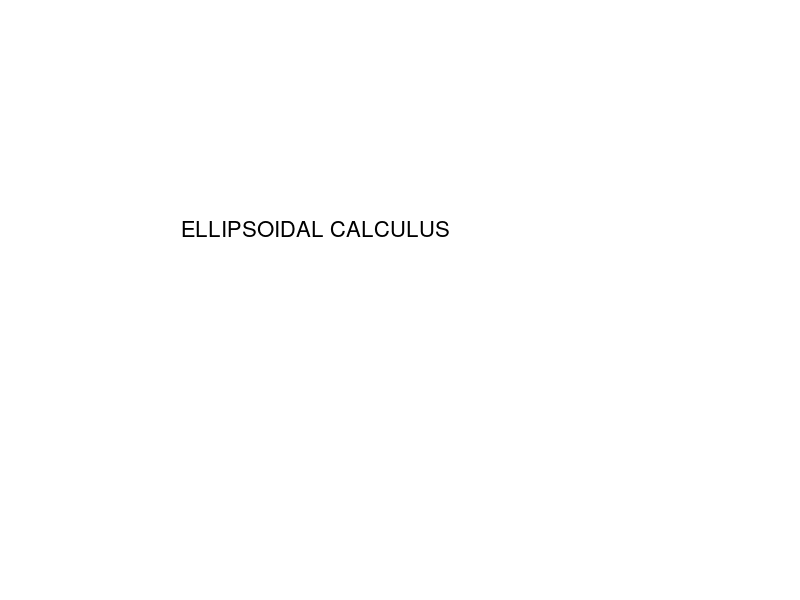

MATLAB code to generate this figure: (Note: this script raises an error after producing the figure.)
%% 
% This demo presents functions for ellipsoid manipulaton:
% 
%   - Creation of ellipsoid objects;
%   - Basic operations;
%   - Intersections, geometric sums and differences;
%   - Visualization;
%   - Accessing internal information of ellipsoid object;
%   - Ellipsoids and hyperplanes.
cla; axis([-4 4 -2 2]);
axis([-4 4 -2 2]); grid off; axis off;
text(-3, 0.5, 'ELLIPSOIDAL CALCULUS', 'FontSize', 16);
%% 
% Ellipsoid E in R^n is defined by its center, vector q in R^n,
% and symmetric positive semi-definite matrix Q in R^(nxn):
% 
%      E(q, Q) = { x in R^n | <(x - q), Q^(-1)(x - q)> }.
% 
% 
% The support function of ellipsoid E(q, Q):
% 
%      rho(l | E(q, Q)) = <q, l> + sqrt(<l, Ql>).

%% 
% We create two ellipsoids, the second one is centered at the origin:
% 
% >> E = ellipsoid([2; -1], [2 -1; -1 1]);
% >> E0 = ellipsoid([1 0; 0 4]);
% >> plot(E0, E, 'b'); grid on;
% 
% Created ellipsoids are plotted on your screen.
E = ellipsoid([2; -1], [2 -1; -1 1]);
E0 = ellipsoid([1 0; 0 4]);
plot(E0, E, 'b'); grid on;
%% 
% Ellipsoids can be concatenated into arrays:
% 
% >> E1 = 2*ell_unitball(2) + [2; 2];
% >> EA = [E0 E1; E ellipsoid([-1.5; 1], 3*eye(2))];
% 
% Most functions dealing with ellipsoids can be used for ellipsoidal arrays as well as for single ellipsoids.
% 
% >> plot(EA); grid on;
% 
% plots ellipsoids in the array EA.
E1 = 2*ell_unitball(2) + [2; 2];
EA = [E0 E1; E ellipsoid([-1.5; 1], 3*eye(2))];
plot(EA); grid on;
%% 
% Subindexing should be used to access individual ellipsoids stored in the array EA:
% 
% >> Z = EA(:, 1);
% >> plot(Z, 'r', EA(2, 2), 'b'); grid on;
% 
% plots ellipsoids in the first column of the array EA (red), and one ellipsoid in position (2, 2) of this array (blue).
plot(EA(:, 1), 'r', EA(2, 2), 'b'); grid on;
%% 
% Affine transformation can be applied to ellipsoids:
% 
% >> A = [0.5 -1; 0 1];
% >> b = [3; 0];
% >> W = A * Z + b;
% >> plot(Z, 'b', W, 'r'); grid on;
% 
% plots ellipsoids in the array Z (blue), and these ellipsoids after affine transformation (red).
A = [0.5 -1; 0 1]; b = [3; 0];
W = A*EA(:, 1) + b; plot(EA(:, 1), 'b', W, 'r'); grid on;
%% 
% It is possible to modify only shape matrix of the ellipsoid leaving its center as is:
% 
% >> E = shape(EA(2, 2), A);
% >> plot(E, EA(2, 2), 'b'); grid on;
% 
% plots original ellipsoid (blue) and the one with modified shape matrix (red).
plot(shape(EA(2, 2), A), EA(2, 2), 'b'); grid on;
%% 
% Inverted ellipsoid is obtained by inverting the shape matrix of the original ellipsoid. In case the original ellipsoid is centered at the origin, the inverted ellipsoid is its polar ellipsoid.
% 
% >> Ei = inv(E);
% >> plot(Ei, E, 'b'); grid on;
% 
% plots original (blue) and the inverted (red) ellipsoids.
plot(E, inv(E), 'b'); grid on;
%% 
% The polar set for an ellipsoid that contains the origin in its interior is also an ellipsoid:
% 
% >> E = ellipsoid([-1; 1], [4 -2; -2 2]);
% >> P = polar(E);
% >> plot(P, E, 'b'); grid on;
% 
% plots original (blue) and the polar (red) ellipsoids.
% 
% Notice that the polar set to the ellipsoid P is the original ellipsoid E:
% 
% >> polar(P) == E
% 
% ans =
% 
%      1
W = ellipsoid([-1; 1], [4 -2; -2 2]); plot(polar(W), W, 'b'); grid on;
%% 
% Overloaded operators '>' and '<':
% 
% >> E1 = ellipsoid([15; 0], [49 -12; -12 10]);
% >> E2 = ellipsoid([9; 3], [9 2; 2 4]);
% >> (E1 > E2) & (E2 < E1)
% 
% ans =
% 
%      1
% 
% >> plot(E1, 'b', E2, 'g', move2origin([E1 E2]), 'r'); grid on;
% 
% Ellipsoid E1 (blue) is "bigger" than ellipsoid E2 (green) if when both are moved to the origin (red), E2 is contained inside E1.
% 
% 
% Overloaded operator '==' checks if two ellipsoids are equal:
% 
% >> E1 == E1
% 
% ans =
% 
%      1
E1 = ellipsoid([15; 0], [49 -12; -12 10]);
E2 = ellipsoid([9; 3], [9 2; 2 4]);
plot(E1, 'b', E2, 'g', move2origin([E1 E2]), 'r'); grid on;
%% 
% It can be checked if given ellipsoid intersects the intersection of ellipsoids in the given array:
% 
% >> E = ellipsoid([1.5; 1], [2 -1; -1 1]);
% >> plot(E, EA, 'b'); grid on;
% >> intersect(EA, E, 'i')
% 
% ans =
% 
%      -1
% 
% Result -1 means that the intersection of ellipsoids in the array EA (blue) is empty. Thus, ellipsoid E (red) cannot intersect the intersection of ellipsoids in EA.
E = ellipsoid([1.5; 1], [2 -1; -1 1]);
plot(E, EA, 'b'); grid on;
%% 
% Check if ellipsoid E intersects the intersection of two ellipsoids forming the first column of the array EA:
% 
% >> plot(E, EA(:, 1), 'b'); grid on;
% >> intersect(EA(:, 1), E, 'i')
% 
% ans =
% 
%      0
% 
% 0 means negative result, which is confirmed by the plot.
plot(E, EA(:, 1), 'b'); grid on;
%% 
% Check if ellipsoid E intersects the intersection of two ellipsoids forming the first row of the array EA:
% 
% >> plot(E, EA(1, :), 'b'); grid on;
% >> intersect(EA(1, :), E, 'i')
% 
% ans =
% 
%      1
% 
% 1 means positive result, which is confirmed by the plot.
% 
% See also help for ELLIPSOID/DISTANCE function.
plot(E, EA(1, :), 'b'); grid on;
%% 
% If two ellipsoids (red) intersect, minimal volume external (blue) and maximal by inclusion internal (green) ellipsoidal approximations of the intersection can be computed:
% 
% >> E1 = ellipsoid([2; 2], [4 -3; -3 9]);
% >> E2 = ellipsoid([1; 1], [4 2; 2 5]);
% >> Ie = intersection_ea(E1, E2);
% >> Ii = intersection_ia(E1, E2);
% >> plot([E1 E2], 'r', Ie, 'b', Ii, 'g'); grid on;
E1 = ellipsoid([2; 2], [4 -3; -3 9]);
E2 = ellipsoid([1; 1], [4 2; 2 5]);
Ie = intersection_ea(E1, E2);
Ii = intersection_ia(E1, E2);
plot([E1 E2], 'r', Ie, 'b', Ii, 'g'); grid on;
%% 
% For given set of points in R^n the minimum volume ellipsoid that contains these points can be computed:
% 
% >> V = rand(2, 7);  % 7 random points in R^2
% >> E = ell_enclose(V);
% >> ell_plot(V, 'b*'); hold on;
% >> plot(E, 'r'); grid on
RV = rand(2, 7); ell_plot(RV, 'b*'); grid on; hold on;
plot(ell_enclose(RV), 'r'); hold off;
%% 
% For two or more ellipsoids in R^n the minimum volume ellipsoid that contains the union of these ellipsoids can be computed:
% 
% >> EU = ellunion_ea(EA);
% >> plot(EA, 'b', EU, 'r'); grid on;
EU = ellunion_ea(EA); plot(EA, 'b', EU, 'r'); grid on;
%% 
% For two or more ellipsoids in R, R^2 and R^3, their geometric (Minkowski) sum can be plotted:
% 
% 
% >> minksum(EA, 'showAll',true); grid on;
% 
% plots geometric sum (red) of the ellipsoids in array EA (black).
minksum(EA, 'showAll',true); grid on;
%% 
% For two or more ellipsoids of arbitrary dimension, their geometric sum can be approximated by tight external and tight internal ellipsoids. Tight ellipsoids are computed for given directions.
% 
% >> L  = [1 0; 1 1; 0 1; -1 1]';
% >> EE = minksum_ea(EA, L); IE = minksum_ia(EA, L);
% >> plot(EE, 'b', IE, 'g'); grid on; hold on; 
% >> minksum(EA);
% 
% plots geometric sum (red) of the ellipsoids in array EA, its external (blue) and internal (green) ellipsoidal approximations for directions specified by matrix L.
L  = [1 0; 1 1; 0 1; -1 1]';
EE = minksum_ea(EA, L); IE = minksum_ia(EA, L);
plot(EE, 'b', IE, 'g'); grid on; hold on; minksum(EA); hold off;
%% 
% For two single ellipsoids E1 and E2 in R, R^2 and R^3, such that E1 > E2, their geometric (Minkowski) difference can be plotted:
% 
% >> E1 = ellipsoid([15; 0], [49 -12; -12 10]);
% >> E2 = ellipsoid([9; 3], [9 2; 2 4]);
% >> minkdiff(E1, E2, 'shawAll',true); grid on;
% 
% plots geometric difference (red) of the ellipsoids E1 and E2 (black).
E1 = ellipsoid([15; 0], [49 -12; -12 10]);
E2 = ellipsoid([9; 3], [9 2; 2 4]);
minkdiff(E1, E2,'showAll',true); grid on;
%% 
% For two ellipsoids of arbitrary dimension, E1 and E2, such that E1 > E2, their geometric difference can be approximated by tight external and tight internal ellipsoids. Tight ellipsoids are computed for given directions. Not all directions are allowed. Those directions, for which tight ellipsoidal approximations cannot be computed, are called "bad directions".
% 
% >> L  = [1 0; 1 2; 1 3; 1 4; 0 1]';
% >> isbaddirection(E1, E2, L)
% 
% ans =
% 
%      1     0     0     0     1
% 
% >> EE = minkdiff_ea(E1, E2, L);
% >> IE = minkdiff_ia(E1, E2, L);
% >> plot(EE, 'b', IE, 'g'); grid on; hold on;
% >> minkdiff(E1, E2);
% 
% plots geometric difference (red) of ellipsoids E1 and E2, tight external (blue) and tight internal (green) ellipsoidal approximations for those directions in L that are not bad.
L  = [1 0; 1 2; 1 3; 1 4; 0 1]';
EE = minkdiff_ea(E1, E2, L); IE = minkdiff_ia(E1, E2, L);
plot(EE, 'b', IE, 'g'); grid on; hold on; minkdiff(E1, E2); hold off;
%% 
% For ellipsoids E1, E2 and E3 in R, R^2 or R^3, such that E1 > E3, the set E1 - E3 + E2 can be plotted.
% 
% >> E3 = ell_unitball(2);
% >> minkmp(E1, E3, E2, 'showAll',true);
% 
% plots the set E1 - E3 + E2 (red), ellipsoids E1 (green), E2 (blue) and E3 (black).
E3=ell_unitball(2); minkmp(E1, E3, E2, 'showAll',true); grid on
%% 
% For ellipsoids E1, E2 and E3 of arbitrary dimension, such that E1 > E3, tight external and internal ellipsoidal approximations of the set E1 - E3 + E2 for given directions can be computed.
% 
% >> EE = minkmp_ea(E1, E3, E2, L);  % external
% >> IE = minkmp_ia(E1, E3, E2, L);  % internal
% >> plot(EE, 'b', IE, 'g'); grid on; hold on;
% >> minkmp(E1, E3, E2);
% 
% plots the actual set E1 - E3 + E2, tight external (blue) and tight internal (green) ellipsoidal approximations for those directions in L that are not bad.
EE = minkmp_ea(E1, E3, E2, L);
IE = minkmp_ia(E1, E3, E2, L);
minkmp(E1, E3, E2); grid on; hold on; plot(EE, 'b', IE, 'g'); hold off
%% 
% For ellipsoids E1, E2 and E3 in R, R^2 or R^3, the set E1 + E2 - E3 can be plotted if nonempty.
% 
% >> minkpm([E1 E2], E3, 'showAll',true);
% 
% plots the set E1 + E2 - E3 (red), ellipsoids E1, E2 (blue) and ellipsoid E3 (black).
minkpm([E1 E2], E3,'showAll',true); grid on
%% 
% For ellipsoids E1, E2 and E3 of arbitrary dimension, tight external and internal ellipsoidal approximations of the set E1 + E2 - E3 (if this set is nonempty) for given directions can be computed.
% 
% >> EE = minkpm_ea([E1 E2], E3, L);  % external
% >> IE = minkpm_ia([E1 E2], E3, L);  % internal
% >> plot(EE, 'b', IE, 'g'); grid on; hold on;
% >> minkpm([E1 E2], E3);
% 
% plots the actual set E1 + E2 - E3, tight external (blue) and tight internal (green) ellipsoidal approximations for those directions in L that are not bad.
EE = minkpm_ea([E1 E2], E3, L);
IE = minkpm_ia([E1 E2], E3, L);
minkpm([E1 E2], E3); grid on; hold on; plot(EE, 'b', IE, 'g'); hold off
%% 
% To visualize ellipsoids of high dimensions, projections are used:
% 
% >> E1 = ellipsoid([1; 0; -1], [4 0 -2; 0 6 0; -2 0 1.5]);
% >> E2 = ellipsoid([2 0 0; 0 9 3; 0 3 2]);
% >> E3 = 2*ell_unitball(3) + [1; 1; 0];
% >> B1 = [1 0 0; 0 1 0]'; P1 = projection([E1 E2 E3], B1);
% >> B2 = [1 0 0; 0 0 1]'; P2 = projection([E1 E2 E3], B2);
% >> B3 = [0 1 0; 0 0 1]'; P3 = projection([E1 E2 E3], B3);
% >> subplot(2, 2, 1); plot([E1 E2 E3]); grid on;
% >> subplot(2, 2, 2); plot(P1); grid on;
% >> subplot(2, 2, 3); plot(P2); grid on;
% >> subplot(2, 2, 4); plot(P3); grid on;
% 
% plots 3-dimensional ellipsoids (a), and their three projections (b), (c), (d), each specified by its orthonormal basis.
E1 = ellipsoid([1; 0; -1], [4 0 -2; 0 6 0; -2 0 1.5]);
E2 = ellipsoid([2 0 0; 0 9 3; 0 3 2]);
E3 = 2*ell_unitball(3) + [1; 1; 0];
B1 = [1 0 0; 0 1 0]'; B2 = [1 0 0; 0 0 1]'; B3 = [0 1 0; 0 0 1]';
subplot(2, 2, 1); plot(E1, E2, E3); title('(a) Ellipsoids in 3D');
xlabel('x_1'); ylabel('x_2'); zlabel('x_3'); grid on;
subplot(2, 2, 2); plot(projection([E1 E2 E3], B1)); grid on;
title('(b) Projection on basis B1'); xlabel('x_1'); ylabel('x_2');
subplot(2, 2, 3); plot(projection([E1 E2 E3], B2)); grid on;
title('(c) Projection on basis B2'); xlabel('x_1'); ylabel('x_3');
subplot(2, 2, 4); plot(projection([E1 E2 E3], B3)); grid on;
title('(d) Projection on basis B3'); xlabel('x_2'); ylabel('x_3');
%% 
% Internal structure of the ellipsoid can be accessed through several functions:
% 
% >> [q, Q] = parameters(E)
% 
% q =
% 
%    1.5000
%    1.0000
% 
% 
% Q =
% 
%     2    -1
%    -1     1
% 
% >> dimension([E E1 ellipsoid(1)]
% 
% ans =
% 
%      2     3     1
% 
% >> D = ellipsoid([1 3; 3 9]);
% >> isdegenerate([D E])
% 
% ans =
% 
%      1     0
% 
% >> plot(D, E, 'b'); grid on;
% 
% plots nondegenerate ellipsoid E (blue) and degenerate ellipsoid D (red).
subplot(1, 1, 1); D = ellipsoid([1 3; 3 9]); plot(D, E, 'b'); grid on;
%% 
% Hyperplane in R^n is defined by the normal vector v and scalar c:
% 
%       H = { x in R^n | <v, x> = c }.
% 
% >> H = hyperplane([-5; -3], -9);
% 
% It is also possible to declare an array of hypertplanes at once:
% 
% >> HA = hyperplane([0 1; 1 0]', [2.5 2]);
% 
% Most functions dealing with hyperplanes can be used for hyperplane arrays as well as for single hyperplanes.
% 
% >> plot(H, HA, 'b','lineWidth',2,'size',7); grid on;
% 
% plots three hyperplanes - one single hyperplane H (red) and two hyperplanes from the array HA (blue).
H  = hyperplane([-5; -3], -9);
HA = hyperplane([0 1; 1 0]', [2.5 2]);
plot(H, HA, 'b', 'lineWidth',2,'size',7); grid on;
%% 
% It can be checked if given hyperplane intersects an ellipsoid or intersection of ellipsoids:
% 
% >> intersect(EA(1, 1), H)
% 
% ans =
% 
%      0
% 
% >> E = E - [0.5; 0];
% >> intersect(E, H)
% 
% ans =
% 
%      1
% 
% If a hyperplane intersects an ellipsoid, then the intersection is a degenerate ellipsoid:
% 
% >> I = hpintersection(E, H);
% >> isdegenerate(I)
% 
% ans =
% 
%      1
% 
% >> plot(H, 'k', 'lineWidth',1,'size',5); hold on; grid on;
% >> plot(E, EA(1, 1), 'g', I, 'b');
% 
% plots hyperplane H (black), ellipsoid EA(1, 1) (green) whose intersection with H is empty, ellipsoid E (red) that has nonempty intersection with H, and this intersection I (blue).
plot(H, 'k', 'lineWidth',1,'size',5); hold on; grid on;
E = E - [0.5; 0]; plot(E, EA(1, 1), 'g', hpintersection(E, H), 'b'); hold off;
%% 
% If hyperplane H is defined by its normal v and the scalar c, then the corresponding halfpace is
% 
%        { x in R^n | <v, x> <= c }.
% 
% Minimal volume external and maximal by inclusion internal ellipsoidal approximations of intersection of an ellipsoid with halfspace defined by hyperplane (if this intersection is nonempty) can be computed:
% 
% >> Ee = intersection_ea(E, H);
% >> Ei = intersection_ia(E, H);
% >> plot(H, 'k', 'lineWidth',1,'size',5); hold on; grid on;
% >> plot(E, Ee, 'b', Ei, 'g');
% 
% plots hyperplane H (black), ellipsoid E (red), external Ee (blue) and internal Ei (green) ellipsoidal approximations of intersection of E with halfspace defined by H.
Ee = intersection_ea(E, H); Ei = intersection_ia(E, H);
plot(H, 'k',  'lineWidth',1,'size',5); hold on; plot(E, Ee, 'b', Ei, 'g'); grid on; hold off;
%% 
% To approximate the intersection of ellipsoid E with the other halfspace defined by the same hyperplane H, it is enough to switch sign of H:
% 
% >> H  = -H;
% >> Ei = intersection_ia(E, H);
% >> Ee = intersection_ea(E, H);
% 
% External ellipsoid Ee in this case coincides with original ellipsoid E:
% 
% >> Ee == E
% 
% ans =
% 
%      1
% 
% >> plot(H, 'k',  'lineWidth',1,'size',5); grid on; hold on;
% >> plot(E, Ei, 'g');
% 
% plots hyperplane H (black), original ellipsoid E (red), which is the same as Ee, and internal approximating ellipsoid Ei (green).
plot(H, 'k',  'lineWidth',1,'size',5); hold on; grid on;
plot(E, intersection_ia(E, -H), 'g'); hold off;
%% 
% For more information about functionality of ellipsoid and hyperplane libraries of this toolbox, type
% 
% >> help ellipsoid/contents
% 
% and
% 
% >> help hyperplane/contents
% 
% You will obtain the list of functions that operate with ellipsoids and hyperplanes. For details, use help on each function individually.
cla; axis([-4 4 -2 2]);
axis([-4 4 -2 2]); grid off; axis off;
text(-1, 0.5, 'THE END', 'FontSize', 16);
